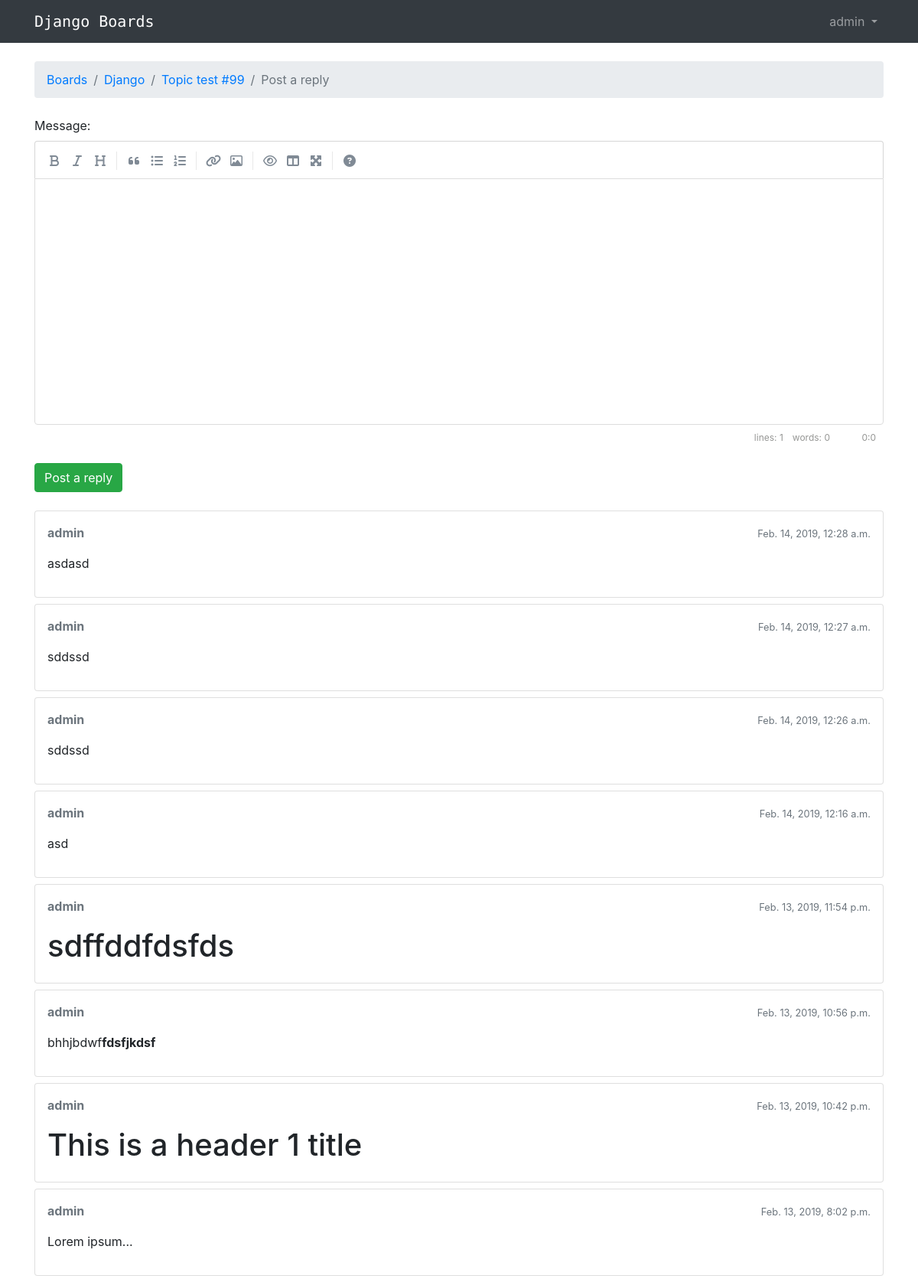
Page /boards/1/topics/155/reply/ (signed in) on the committed database.
### boards/models.py (models this page shows, shortened)
class Topic(models.Model):
    subject = models.CharField(max_length=255)
    last_updated = models.DateTimeField(auto_now_add=True)
    board = models.ForeignKey(Board,on_delete=models.CASCADE, related_name='topics')
    starter = models.ForeignKey(User,on_delete=models.CASCADE, related_name='topics')
    views = models.PositiveIntegerField(default=0)  # <- here
    def get_last_ten_posts(self):
        return self.posts.order_by('-created_at')[:10]

class Board(models.Model):
    name = models.CharField(max_length=30, unique=True)
    description = models.CharField(max_length=100)

class Post(models.Model):
    message = models.TextField(max_length=4000)
    topic = models.ForeignKey(Topic,on_delete=models.CASCADE, related_name='posts')
    created_at = models.DateTimeField(auto_now_add=True)
    updated_at = models.DateTimeField(null=True)
    created_by = models.ForeignKey(User,on_delete=models.CASCADE, related_name='posts')
    updated_by = models.ForeignKey(User,on_delete=models.CASCADE, null=True, related_name='+')
    def get_message_as_markdown(self):
        return mark_safe(markdown(self.message, safe_mode='escape'))

### boards/views.py (the view)
# urls.py: url(r'^boards/(?P<pk>\d+)/topics/(?P<topic_pk>\d+)/reply/$', views.reply_topic, name='reply_topic'),
@login_required
def reply_topic(request, pk, topic_pk):
    topic = get_object_or_404(Topic, board__pk=pk, pk=topic_pk)
    if request.method == 'POST':
        form = PostForm(request.POST)
        if form.is_valid():
            post = form.save(commit=False)
            post.topic = topic
            post.created_by = request.user
            post.save()
            topic.last_updated = timezone.now()
            topic.save()
            topic_url = reverse('topic_posts', kwargs={'pk': pk, 'topic_pk': topic_pk})
            topic_post_url = '{url}?page={page}#{id}'.format(
                url=topic_url,
                id=post.pk,
                page=topic.get_page_count()
            )
            return redirect(topic_post_url)
    else:
        form = PostForm()
    return render(request, 'reply_topic.html', {'topic': topic, 'form': form})

### boards/templatetags/form_tags.py (called while the page is built)
@register.filter
def input_class(bound_field):
    css_class = ''
    if bound_field.form.is_bound:
        if bound_field.errors:
            css_class = 'is-invalid'
        elif field_type(bound_field) != 'PasswordInput':
            css_class = 'is-valid'
    return 'form-control {}'.format(css_class)

### templates/reply_topic.html (shortened to what this page needs)
{% extends 'base.html' %}
{% load static %}
{% block stylesheet %}
  <link rel="stylesheet" href="{% static 'css/simplemde.min.css' %}">
{% endblock %}
{% block breadcrumb %}
  <li class="breadcrumb-item"><a href="{% url 'home' %}">Boards</a></li>
  <li class="breadcrumb-item"><a href="{% url 'board_topics' topic.board.pk %}">{{ topic.board.name }}</a></li>
  <li class="breadcrumb-item"><a href="{% url 'topic_posts' topic.board.pk topic.pk %}">{{ topic.subject }}</a></li>
  <li class="breadcrumb-item active">Post a reply</li>
{% endblock %}
{% block content %}
  <form method="post" class="mb-4" novalidate>
    {% include 'includes/form.html' %}
    <button type="submit" class="btn btn-success">Post a reply</button>
  </form>
  {% for post in topic.get_last_ten_posts %}
    <div class="card mb-2">
      <div class="card-body p-3">
        <div class="row mb-3">
          <div class="col-6">
            <strong class="text-muted">{{ post.created_by.username }}</strong>
          </div>
          <div class="col-6 text-right">
            <small class="text-muted">{{ post.created_at }}</small>
          </div>
        </div>
        {{ post.get_message_as_markdown }}
      </div>
    </div>
  {% endfor %}
{% endblock %}

### templates/base.html (shortened to what this page needs)
{% load static %}<!DOCTYPE html>
<html>
  <head>
    <link rel="stylesheet" href="https://cdn.jsdelivr.net/simplemde/latest/simplemde.min.css">
    <link rel="stylesheet" href="{% static 'css/bootstrap.min.css' %}">
    <link rel="stylesheet" href="{% static 'css/app.css' %}">
    {% block stylesheet %} {% endblock %}
  </head>
  <body>
    {% block body %}
 <nav class="navbar navbar-expand-sm navbar-dark bg-dark">
  <div class="container">
    <a class="navbar-brand" href="{% url 'home' %}">Django Boards</a>
    <div class="collapse navbar-collapse" id="mainMenu">
      {% if user.is_authenticated %}
        <ul class="navbar-nav ml-auto">
          <li class="nav-item dropdown">
            <a class="nav-link dropdown-toggle" href="#" id="userMenu" data-toggle="dropdown" aria-haspopup="true" aria-expanded="false">
              {{ user.username }}
            </a>
          </li>
        </ul>
      {% else %}
        <form class="form-inline ml-auto">
          <a href="#" class="btn btn-outline-secondary">Log in</a>
          <a href="{% url 'signup' %}" class="btn btn-primary ml-2">Sign up</a>
          <a href="{% url 'login' %}" class="btn btn-outline-secondary">Log in</a>
        </form>
      {% endif %}
    </div>
  </div>
</nav>
  <div class="container">
    <ol class="breadcrumb my-4">
      {% block breadcrumb %}
      {% endblock %}
    </ol>
    {% block content %}
    {% endblock %}
  </div>
{% endblock body %}
  </body>
</html>

### static/css/app.css (style rules this page uses)
.navbar-brand { font-family: 'Monoton', cursive; }

### rows in the picture
Topic: board.name "Django", subject "Topic test #99"
Post: created_by.username "admin", created_at "Feb. 14, 2019, 12:28 a.m.", get_message_as_markdown "asdasd"
Post: created_by.username "admin", created_at "Feb. 14, 2019, 12:27 a.m.", get_message_as_markdown "sddssd"
Post: created_by.username "admin", created_at "Feb. 14, 2019, 12:26 a.m.", get_message_as_markdown "sddssd"
Post: created_by.username "admin", created_at "Feb. 14, 2019, 12:16 a.m.", get_message_as_markdown "asd"
Post: created_by.username "admin", created_at "Feb. 13, 2019, 11:54 p.m.", get_message_as_markdown "sdffddfdsfds"
Post: created_by.username "admin", created_at "Feb. 13, 2019, 10:56 p.m.", get_message_as_markdown "bhhjbdwf fdsfjkdsf"
Post: created_by.username "admin", created_at "Feb. 13, 2019, 10:42 p.m.", get_message_as_markdown "This is a header 1 title"
Post: created_by.username "admin", created_at "Feb. 13, 2019, 8:02 p.m.", get_message_as_markdown "Lorem ipsum..."

### other values in the picture
{{ user.username }} "admin"
{{ field.label_tag }} "Message:"
